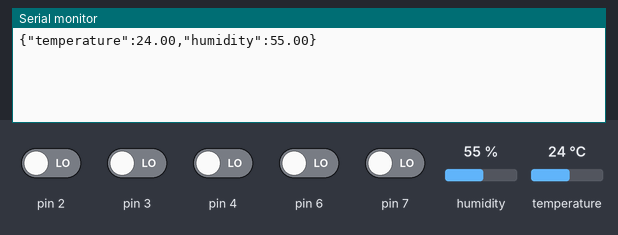
The sketch below on a simulated Arduino Uno, built with avr-gcc and run on an emulated ATmega328P. Parts: the last lines printed to the serial monitor. Wiring (inferred from the names in the program): DHT11 sensor: data pin 5. Inputs (shaded band) come from the test bench; at power-on: pin 2–4, pin 6, pin 7 LOW, humidity 55 %, temperature 24 °C.

Above: at 1.2 s.
1.3 s: humidity set to 22 %
At 2.1 s:
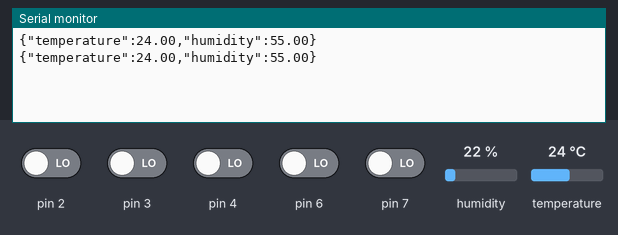
2.8 s: temperature set to 12 °C
At 4.1 s:
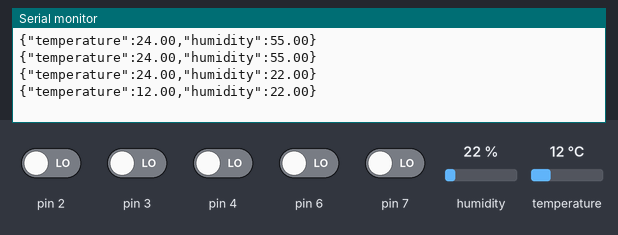
4.3 s: humidity set to 40 %
At 5.5 s:
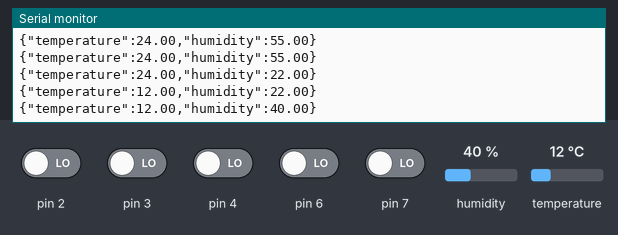
Timing chart, 0 to 7.3 s (numbered marks = the images above; inputs shaded):
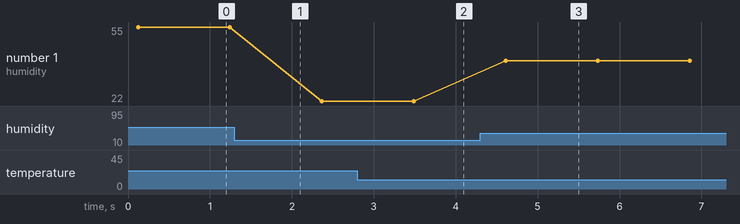

Measured:
- after the input at 2.8 s, the serial monitor: prints a new line after 0.69 s (image 2)
- after the input at 4.3 s, the serial monitor: prints a new line after 0.31 s (image 3)
- plotted number 1: 55 → 22 after the input at 1.3 s, 22 → 40 after the input at 4.3 s

The sketch:

thermostat.ino
```cpp
/**
 * Exemple de code pour la lecture d'un capteur DHT11 ou DHT22.
 */

/** Broche "DATA" du capteur */
const byte BROCHE_CAPTEUR = 5;

/* Code d'erreur de la fonction readDHT11() et readDHT22() */
const byte DHT_SUCCESS = 0;        // Pas d'erreur
const byte DHT_TIMEOUT_ERROR = 1;  // Temps d'attente dépassé
const byte DHT_CHECKSUM_ERROR = 2; // Données reçues erronées

/** Fonction setup() */
void setup() {

  /* Initialisation du port série */
  Serial.begin(115200);

  /* Place la broche du capteur en entrée avec pull-up */
  pinMode(BROCHE_CAPTEUR, INPUT_PULLUP);
}

/** Fonction loop() */
void loop() {
  float temperature, humidity;
  String jsonString;
  /* Lecture de la température et de l'humidité, avec gestion des erreurs */
  // N.B. Remplacer readDHT11 par readDHT22 en fonction du capteur utilisé !
  switch (readDHT11(BROCHE_CAPTEUR, &temperature, &humidity)) {
  case DHT_SUCCESS:

    /* Affichage de la température et du taux d'humidité */
    jsonString = "{\"temperature\":";
    jsonString += temperature;
    jsonString +=",\"humidity\":";
    jsonString += humidity;
    jsonString +="}";

    // print it:
    Serial.println(jsonString);
    break;

  case DHT_TIMEOUT_ERROR:
    Serial.println("{\"error\": {\"code\": 408, \"message\": \"timeout\"}");
    break;

  case DHT_CHECKSUM_ERROR:
    Serial.println("{\"error\": {\"code\": 404, \"message\": \"not found\"}");
    break;
  }

  /* Pas plus d'une mesure par seconde */
  // N.B. Avec le DHT22 il est possible de réaliser deux mesures par seconde
  delay(1000);
}

/**
 * Lit la température et le taux d'humidité mesuré par un capteur DHT11.
 *
 * @param pin Broche sur laquelle est câblée le capteur.
 * @param temperature Pointeur vers la variable stockant la température.
 * @param humidity Pointeur vers la variable stockant le taux d'humidité.
 * @return DHT_SUCCESS si aucune erreur, DHT_TIMEOUT_ERROR en cas de timeout, ou DHT_CHECKSUM_ERROR en cas d'erreur de checksum.
 */
byte readDHT11(byte pin, float* temperature, float* humidity) {

  /* Lit le capteur */
  byte data[5];
  byte ret = readDHTxx(pin, data, 18, 1000);

  /* Détecte et retourne les erreurs de communication */
  if (ret != DHT_SUCCESS)
    return ret;

  /* Calcul la vraie valeur de la température et de l'humidité */
  *humidity = data[0];
  *temperature = data[2];

  /* Ok */
  return DHT_SUCCESS;
}

/**
 * Lit la température et le taux d'humidité mesuré par un capteur DHT22.
 *
 * @param pin Broche sur laquelle est câblée le capteur.
 * @param temperature Pointeur vers la variable stockant la température.
 * @param humidity Pointeur vers la variable stockant le taux d'humidité.
 * @return DHT_SUCCESS si aucune erreur, DHT_TIMEOUT_ERROR en cas de timeout, ou DHT_CHECKSUM_ERROR en cas d'erreur de checksum.
 */
byte readDHT22(byte pin, float* temperature, float* humidity) {

  /* Lit le capteur */
  byte data[5];
  byte ret = readDHTxx(pin, data, 1, 1000);

  /* Détecte et retourne les erreurs de communication */
  if (ret != DHT_SUCCESS)
    return ret;

  /* Calcul la vraie valeur de la température et de l'humidité */
  float fh = data[0];
  fh *= 256;
  fh += data[1];
  fh *= 0.1;
  *humidity = fh;

  float ft = data[2] & 0x7f;
  ft *= 256;
  ft += data[3];
  ft *= 0.1;
  if (data[2] & 0x80) {
    ft *= -1;
  }
  *temperature = ft;

  /* Ok */
  return DHT_SUCCESS;
}

/**
 * Fonction bas niveau permettant de lire la température et le taux d'humidité (en valeurs brutes) mesuré par un capteur DHTxx.
 */
byte readDHTxx(byte pin, byte* data, unsigned long start_time, unsigned long timeout) {
  data[0] = data[1] = data[2] = data[3] = data[4] = 0;
  // start_time est en millisecondes
  // timeout est en microsecondes

  /* Conversion du numéro de broche Arduino en ports / masque binaire "bas niveau" */
  uint8_t bit = digitalPinToBitMask(pin);
  uint8_t port = digitalPinToPort(pin);
  volatile uint8_t *ddr = portModeRegister(port);   // Registre MODE (INPUT / OUTPUT)
  volatile uint8_t *out = portOutputRegister(port); // Registre OUT (écriture)
  volatile uint8_t *in = portInputRegister(port);   // Registre IN (lecture)

  /* Conversion du temps de timeout en nombre de cycles processeur */
  unsigned long max_cycles = microsecondsToClockCycles(timeout);

  /* Evite les problèmes de pull-up */
  *out |= bit;  // PULLUP
  *ddr &= ~bit; // INPUT
  delay(100);   // Laisse le temps à la résistance de pullup de mettre la ligne de données à HIGH

  /* Réveil du capteur */
  *ddr |= bit;  // OUTPUT
  *out &= ~bit; // LOW
  delay(start_time); // Temps d'attente à LOW causant le réveil du capteur
  // N.B. Il est impossible d'utilise delayMicroseconds() ici car un délai
  // de plus de 16 millisecondes ne donne pas un timing assez précis.

  /* Portion de code critique - pas d'interruptions possibles */
  noInterrupts();

  /* Passage en écoute */
  *out |= bit;  // PULLUP
  delayMicroseconds(40);
  *ddr &= ~bit; // INPUT

  /* Attente de la réponse du capteur */
  timeout = 0;
  while(!(*in & bit)) { /* Attente d'un état LOW */
    if (++timeout == max_cycles) {
        interrupts();
        return DHT_TIMEOUT_ERROR;
      }
  }

  timeout = 0;
  while(*in & bit) { /* Attente d'un état HIGH */
    if (++timeout == max_cycles) {
        interrupts();
        return DHT_TIMEOUT_ERROR;
      }
  }

  /* Lecture des données du capteur (40 bits) */
  for (byte i = 0; i < 40; ++i) {

    /* Attente d'un état LOW */
    unsigned long cycles_low = 0;
    while(!(*in & bit)) {
      if (++cycles_low == max_cycles) {
        interrupts();
        return DHT_TIMEOUT_ERROR;
      }
    }

    /* Attente d'un état HIGH */
    unsigned long cycles_high = 0;
    while(*in & bit) {
      if (++cycles_high == max_cycles) {
        interrupts();
        return DHT_TIMEOUT_ERROR;
      }
    }

    /* Si le temps haut est supérieur au temps bas c'est un "1", sinon c'est un "0" */
    data[i / 8] <<= 1;
    if (cycles_high > cycles_low) {
      data[i / 8] |= 1;
    }
  }

  /* Fin de la portion de code critique */
  interrupts();

  /*
   * Format des données :
   * [1, 0] = humidité en %
   * [3, 2] = température en degrés Celsius
   * [4] = checksum (humidité + température)
   */

  /* Vérifie la checksum */
  byte checksum = (data[0] + data[1] + data[2] + data[3]) & 0xff;
  if (data[4] != checksum)
    return DHT_CHECKSUM_ERROR; /* Erreur de checksum */
  else
    return DHT_SUCCESS; /* Pas d'erreur */
}
```
